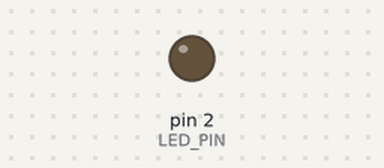
This sketch was run on a simulated Arduino Uno, built with avr-gcc and run on an emulated ATmega328P. Shown: output pins drawn as LEDs (lit = HIGH). What the sketch prints to the serial monitor is not drawn.

Above: at 1.3 s.
At 3.5 s:
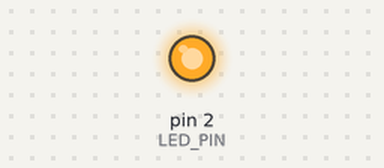
Timing chart, 0 to 9.0 s (numbered marks = the images above):
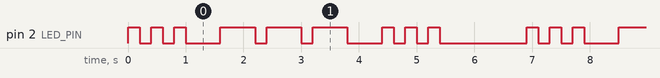

The sketch:

sos_millis.ino
```cpp
#define LED_PIN 2

// 时序定义 单位ms
const int SHORT_BLINK = 200;    // 短亮
const int LONG_BLINK  = 600;    // 长亮
const int GAP_BETWEEN = 200;    // 单个闪烁间隔
const int GROUP_GAP   = 600;    // 三组SOS段间隔
const int SOS_PAUSE   = 1500;   // 一轮SOS结束总停顿

unsigned long previousTime = 0;
bool ledState = LOW;
int stateIndex = 0;
unsigned long duration = 0;

void setup() {
  pinMode(LED_PIN, OUTPUT);
  Serial.begin(115200);
  Serial.println("SOS 摩尔斯码闪烁程序启动");
}

void loop() {
  unsigned long now = millis();
  if (now - previousTime >= duration) {
    previousTime = now;

    switch(stateIndex) {
      // S：3次短闪
      case 0: ledState=1; duration=SHORT_BLINK; break;
      case 1: ledState=0; duration=GAP_BETWEEN; break;
      case 2: ledState=1; duration=SHORT_BLINK; break;
      case 3: ledState=0; duration=GAP_BETWEEN; break;
      case 4: ledState=1; duration=SHORT_BLINK; break;
      case 5: ledState=0; duration=GROUP_GAP; break;

      // O：3次长闪
      case 6: ledState=1; duration=LONG_BLINK; break;
      case 7: ledState=0; duration=GAP_BETWEEN; break;
      case 8: ledState=1; duration=LONG_BLINK; break;
      case 9: ledState=0; duration=GAP_BETWEEN; break;
      case 10:ledState=1; duration=LONG_BLINK; break;
      case 11:ledState=0; duration=GROUP_GAP; break;

      // S：3次短闪
      case 12:ledState=1; duration=SHORT_BLINK; break;
      case 13:ledState=0; duration=GAP_BETWEEN; break;
      case 14:ledState=1; duration=SHORT_BLINK; break;
      case 15:ledState=0; duration=GAP_BETWEEN; break;
      case 16:ledState=1; duration=SHORT_BLINK; break;
      case 17:ledState=0; duration=SOS_PAUSE; break;

      // 一轮SOS完成，从头循环
      default:
        stateIndex = -1;
        Serial.println("一轮 SOS 发送完成");
        ledState = 0;
        duration = 0;
        break;
    }

    digitalWrite(LED_PIN, ledState);
    stateIndex++;
  }
}
```

Measured:
- by itself, pin 2 (LED_PIN): repeats every 6.9 s: 2 × (LOW 0.20 s, HIGH 0.20 s), LOW 0.60 s, 2 × (HIGH 0.60 s, LOW 0.20 s), HIGH 0.60 s, LOW 0.60 s, 2 × (HIGH 0.20 s, LOW 0.20 s), HIGH 0.20 s, LOW 1.5 s, HIGH 0.20 s
- by itself, everything shown: repeats every 6.9 s, in 18 steps
